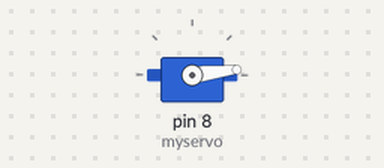
A sketch run on a simulated Arduino Uno, built with avr-gcc and run on an emulated ATmega328P. Shown: servo.

Above: at 0.05 s.
At 0.2 s:
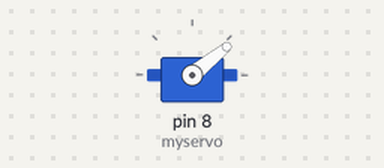
At 0.35 s:
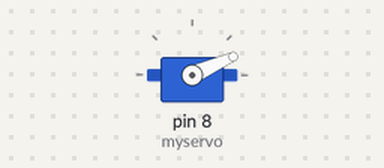
Timing chart, 0 to 3.0 s (numbered marks = the images above):
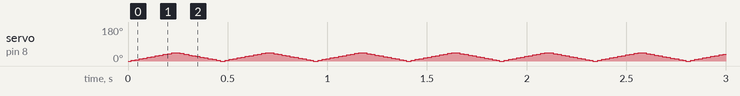

The sketch:

Sweep.ino
```cpp
#include <Servo.h>

Servo myservo;  // create servo object to control a servo
// twelve servo objects can be created on most boards

int pos = 0;    // variable to store the servo position

void setup() {
  myservo.attach(8);  // attaches the servo on pin 9 to the servo object
}

void loop() {
  for (pos = 0; pos <= 45; pos += 1) { // goes from 0 degrees to 180 degrees
    // in steps of 1 degree
    myservo.write(pos);              // tell servo to go to position in variable 'pos'
    delay(5);                       // waits 15 ms for the servo to reach the position
  }
  for (pos = 45; pos >= 0; pos -= 1) { // goes from 180 degrees to 0 degrees
    myservo.write(pos);              // tell servo to go to position in variable 'pos'
    delay(5);                       // waits 15 ms for the servo to reach the position
  }
}
```

serialcom.cpp
```cpp

```
